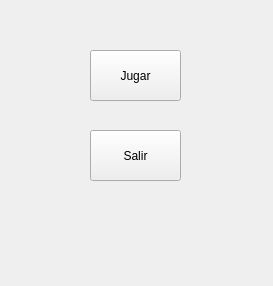
<?xml version="1.0" encoding="UTF-8"?>
<ui version="4.0">
 <class>Jugar_o_Fin</class>
 <widget class="QWidget" name="Jugar_o_Fin">
  <property name="geometry">
   <rect>
    <x>0</x>
    <y>0</y>
    <width>273</width>
    <height>286</height>
   </rect>
  </property>
  <property name="windowTitle">
   <string>Form</string>
  </property>
  <widget class="QPushButton" name="JugarButton">
   <property name="geometry">
    <rect>
     <x>90</x>
     <y>50</y>
     <width>91</width>
     <height>51</height>
    </rect>
   </property>
   <property name="text">
    <string>Jugar</string>
   </property>
  </widget>
  <widget class="QPushButton" name="SalirButton">
   <property name="geometry">
    <rect>
     <x>90</x>
     <y>130</y>
     <width>91</width>
     <height>51</height>
    </rect>
   </property>
   <property name="text">
    <string>Salir</string>
   </property>
  </widget>
 </widget>
 <resources/>
 <connections/>
</ui>
